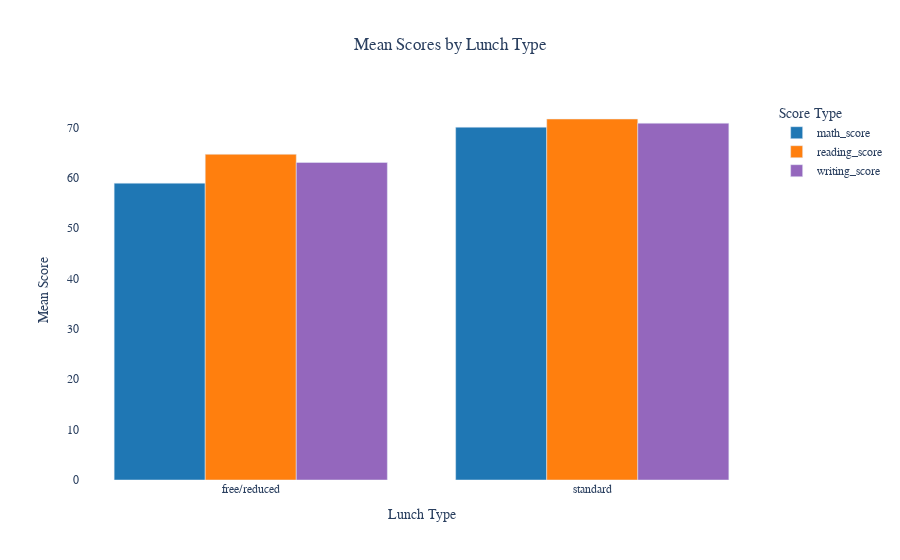

Source (notebook cell):
### Markdown cell above
### **Fun Fact:** 
>**There are more students who eat standard meals before their tests compared to those who eat free or reduced-price meals. 🍔📚 Looks like most students prefer to fuel up with standard meals before hitting the books! 🍽️📖**

### Code cell
import plotly.express as px

# Grouping the data by lunch and calculating the mean of math, reading, and writing scores
grouped_df = df.groupby('lunch')[['math_score', 'reading_score', 'writing_score']].mean().reset_index()

# Melt the dataframe to long format for easier plotting
melted_df = pd.melt(grouped_df, id_vars='lunch', var_name='score_type', value_name='mean_score')

# Define color palette for score types
colors = {'math_score': '#1f77b4', 'reading_score': '#ff7f0e', 'writing_score': '#9467bd'}


# Using Plotly Express to create a grouped bar plot
fig = px.bar(melted_df, x='lunch', y='mean_score', color='score_type',
             title='Mean Scores by Lunch Type',
             labels={'lunch': 'Lunch Type', 'mean_score': 'Mean Score', 'score_type': 'Score Type'},
             barmode='group', color_discrete_map=colors)

# Customizing layout
fig.update_layout(
    xaxis=dict(title='Lunch Type', showgrid=False),
    yaxis=dict(title='Mean Score', showgrid=False),
    legend_title='Score Type',
    title=dict(x=0.5),
    font=dict(family='Arial', size=12),
    plot_bgcolor='rgba(0,0,0,0)',  # Set plot background color to transparent
    showlegend=True  # Show legend
)

# Remove grid lines
fig.update_xaxes(showgrid=False, zeroline=False)
fig.update_yaxes(showgrid=False, zeroline=False)

# Show the plot
fig.show()

### Figure 1 — Plotly figure (JSON) as saved in the notebook; plotly's stock layout.template omitted (floating-point values rounded to 4 significant figures)
{"data": [{"alignmentgroup": "True", "hovertemplate": "Score Type=math_score<br>Lunch Type=%{x}<br>Mean Score=%{y}<extra></extra>", "legendgroup": "math_score", "marker": {"color": "#1f77b4", "pattern": {"shape": ""}}, "name": "math_score", "offsetgroup": "math_score", "orientation": "v", "showlegend": true, "textposition": "auto", "type": "bar", "x": ["free/reduced", "standard"], "xaxis": "x", "y": [58.92, 70.03], "yaxis": "y"}, {"alignmentgroup": "True", "hovertemplate": "Score Type=reading_score<br>Lunch Type=%{x}<br>Mean Score=%{y}<extra></extra>", "legendgroup": "reading_score", "marker": {"color": "#ff7f0e", "pattern": {"shape": ""}}, "name": "reading_score", "offsetgroup": "reading_score", "orientation": "v", "showlegend": true, "textposition": "auto", "type": "bar", "x": ["free/reduced", "standard"], "xaxis": "x", "y": [64.65, 71.65], "yaxis": "y"}, {"alignmentgroup": "True", "hovertemplate": "Score Type=writing_score<br>Lunch Type=%{x}<br>Mean Score=%{y}<extra></extra>", "legendgroup": "writing_score", "marker": {"color": "#9467bd", "pattern": {"shape": ""}}, "name": "writing_score", "offsetgroup": "writing_score", "orientation": "v", "showlegend": true, "textposition": "auto", "type": "bar", "x": ["free/reduced", "standard"], "xaxis": "x", "y": [63.02, 70.82], "yaxis": "y"}], "layout": {"barmode": "group", "font": {"family": "Arial", "size": 12}, "legend": {"title": {"text": "Score Type"}, "tracegroupgap": 0}, "plot_bgcolor": "rgba(0,0,0,0)", "showlegend": true, "title": {"text": "Mean Scores by Lunch Type", "x": 0.5}, "xaxis": {"anchor": "y", "domain": [0, 1], "showgrid": false, "title": {"text": "Lunch Type"}, "zeroline": false}, "yaxis": {"anchor": "x", "domain": [0, 1], "showgrid": false, "title": {"text": "Mean Score"}, "zeroline": false}}}
